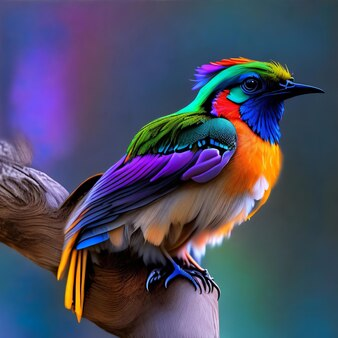
#> input picture Bird.jpg, 338 x 338 px
$ python main.py
#> lines starting #> are read from the running program, lines starting #| are printed output that depends on the picture
### CL_For_Image.py
# import pyopencl as cl
import queue
import numpy as np
import cv2
import serverMaster
class CL_Image_Preprocessing:

    def __init__(self) -> None:
        # self.ctx = cl.create_some_context()
        # self.queue = cl.CommandQueue(self.ctx)
        self.kernels = {
            'bright': """
                __kernel void bright(__global float* V) {
                    int i = get_global_id(0);
                    if (V[i] + 60.0f <= 255.0f)
                        V[i] = V[i] + 60.0f;
                    else
                        V[i] = 255.0f;
                }
            """,
            'dark': """
                __kernel void dark(__global float* V) {
                    int i = get_global_id(0);
                    if (V[i] - 60.0f >= 0.0f)
                        V[i] = V[i] - 60.0f;
                    else
                        V[i] = 0.0f;
                }
            """,
            'threshold': """
                __kernel void Thresh(__global float* V) {
                    int i = get_global_id(0);
                    if (V[i] >= 127.0f)
                        V[i] = 255.0f;
                    else
                        V[i] = 0.0f;
                }
            """,
            'grey': """
                __kernel void grayscale(__global float* channel, __global float* result) {
                    int i = get_global_id(0);
                    result[i] = channel[i];
                }
            """
        }
    def To_gray_pyopencl(self, img):
        """
        This function takes a 3 channel image
        and then converts it to a grayscale 1 Channel image
        """
        gray = (len(img.shape) == 2)

        if gray:
            return img

        img = img.astype(np.float32)

        original_height, original_width, channels = img.shape

        B, G, R = cv2.split(img)

        Grey_img = self.TaskScheduler("to_grey", R, G, B, 0, original_height, original_width)
        return cv2.cvtColor(Grey_img, cv2.COLOR_BGR2GRAY)

    def TaskScheduler(self, name, r, g, b, value, height = 0, width = 0):
        print(f"Sending task to masterTask")
        result_queue=queue.Queue()
        mT=serverMaster.masterT(name,r,g,b,value,result_queue,height,width)
        mT.start()
        while result_queue.empty():
            continue
        res=result_queue.get(block=True)
        return res
        # [15 lines of commented-out code are left out]


    # [26 lines left out: function Intensity_pyopencl, not called in this run]


    def Threshhold(self, img):
        img_32 = img.astype(np.float32)  # changed the image from uint8 to float32
        gray = (len(img_32.shape) == 2)  # check if the image is grey or not

        if gray:  # if grey will make it 1D format
            original_height, original_width = img_32.shape
            v_flat = img_32.reshape(-1)  # 1D format image and put it in a variable to use later
        else:
            gray_img = self.To_gray_pyopencl(img)  # if not will turn it to gray image and reshape it to be 1D format
            gray_img = gray_img.astype(np.float32)
            original_height, original_width = gray_img.shape
            v_flat = gray_img.reshape(-1)


        # return gp1.Threshold_helper(self, v_flat, self.kernels['threshold'], original_height, original_width)
        return self.TaskScheduler("threshold", v_flat,None,None, -1,original_height,original_width)


### serverMaster.py
import pickle
import queue
import select
import socket
import threading
import time
import logging
import cv2

# Set up logging
logging.basicConfig(filename='app.log', filemode='w', level=logging.INFO, format='%(asctime)s - %(levelname)s - %(message)s')

# data sent by masterVM
# ["op","channel","image","value","height","width"]
# data received from vms
# ["op","channel","processedimage"]
VMS_IP_Port = {
    "vm1": ["10.0.0.5", 5051],
    "vm2": ["10.0.0.6", 5052],
    "vm3": ["10.0.0.7", 5053]
}
# VMS_IP_Port = {
#     "vm1": ["10.1.0.5", 5051],
#     "vm2": ["10.1.0.6", 5052],
#     "vm3": ["10.1.0.7", 5053]
# }
class masterT(threading.Thread):
    def __init__(self,name, r, g, b, value,resQ, height=0, width=0) -> None:
        super(masterT, self).__init__()
        self.name=name
        self.r=r
        self.g=g
        self.b=b
        self.value=value
        self.height=height
        self.width=width
        self.vm1 = None
        self.vm2 = None
        self.vm3 = None
        self.resQ=resQ

    def run(self):
        pr=self.MasterTask(self.name, self.r, self.g, self.b, self.value, self.height, self.width)
        self.resQ.put(pr)
    def MasterTask(self,name, r, g, b, value, height=0, width=0):
        result_queue = queue.Queue(3)

        if name == "intensity-grey":
            self.vm2 = VM(VMS_IP_Port["vm2"][0], VMS_IP_Port["vm2"][1],result_queue,name,"ig",r,value,height,width)
            self.vm2.start()
            while result_queue.empty():
                continue
            item = result_queue.get()
            return item[2]
            # processed = self.vm2.process(name, "ig", r, value, height, width)
            # return processed
        if name == "threshold":
            self.vm1 = VM(VMS_IP_Port["vm1"][0], VMS_IP_Port["vm1"][1],result_queue,name,"th",r,value,height,width)
            self.vm1.start()
            while result_queue.empty():
                continue
            item = result_queue.get()
            return item[2]
            # processed = self.vm1.process(name, "th", r, value, height, width)
            # return processed
        else:
            self.vm1 = VM(VMS_IP_Port["vm1"][0], VMS_IP_Port["vm1"][1],result_queue,name,"r",r,value,height,width)
            self.vm1.start()
            self.vm2 = VM(VMS_IP_Port["vm2"][0], VMS_IP_Port["vm2"][1],result_queue,name,"g",g,value,height,width)
            self.vm2.start()
            self.vm3 = VM(VMS_IP_Port["vm3"][0], VMS_IP_Port["vm3"][1],result_queue,name,"b",b,value,height,width)
            self.vm3.start()
            # [10 lines of commented-out code are left out]
            while not result_queue.full():
                continue
            adjusted_R = adjusted_G = adjusted_B = None
            for i in range(3):
                item = result_queue.get()
                if item[1] == "r":
                    adjusted_R = item[2]
                elif item[1] == "b":
                    adjusted_B = item[2]
                elif item[1] == "g":
                    adjusted_G = item[2]
            processed = cv2.merge((adjusted_R, adjusted_G, adjusted_B))
        return processed


class VM(threading.Thread):
    def __init__(self, ip, port,resQ,op, channel, image, value, height, width):
        super(VM, self).__init__()
        self.ip = ip
        self.port = port
        self.vmSocket = socket.socket(socket.AF_INET, socket.SOCK_STREAM)
        self.vmSocket.connect((self.ip, self.port))
        self.resQ=resQ
        self.op=op
        self.channel=channel
        self.image=image
        self.value=value
        self.height=height
        self.width=width

    # [71 lines left out: functions run, process, start_process, receive_process, close_vm, receive_data, not called in this run]

    def send_data(self, data):
        serialized_data = pickle.dumps(data)
        self.vmSocket.sendall(serialized_data)


# vm1 = VM(VMS_IP_Port["vm1"][0], VMS_IP_Port["vm1"][1])
# vm2 = VM(VMS_IP_Port["vm2"][0], VMS_IP_Port["vm2"][1])
# vm3 = VM(VMS_IP_Port["vm3"][0], VMS_IP_Port["vm3"][1])

### main.py
from CL_For_Image import CL_Image_Preprocessing
import cv2

img = cv2.imread("Bird.jpg")
#> img is the input picture: shape (338, 338, 3); mean B, G, R 98, 74.7, 73.5

CL = CL_Image_Preprocessing()

thresh_img = CL.Threshhold(img)
#> in To_gray_pyopencl, `B, G, R = cv2.split(img)`:
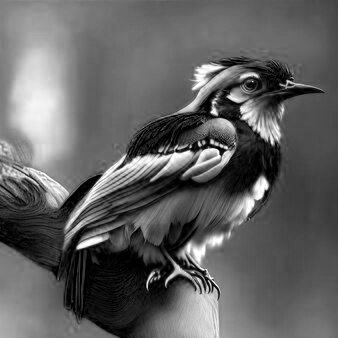
#> B: shape (338, 338) float32; min 0, max 255, mean 98
#> in To_gray_pyopencl, `B, G, R = cv2.split(img)`:
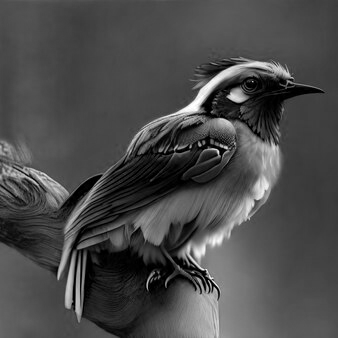
#> G: shape (338, 338) float32; min 0, max 255, mean 74.7
#> in To_gray_pyopencl, `B, G, R = cv2.split(img)`:
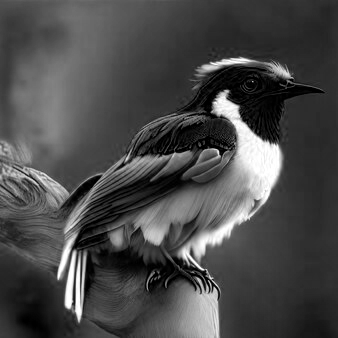
#> R: shape (338, 338) float32; min 0, max 255, mean 73.5
#> (the run stopped early here; a loop or call above may not have finished)
